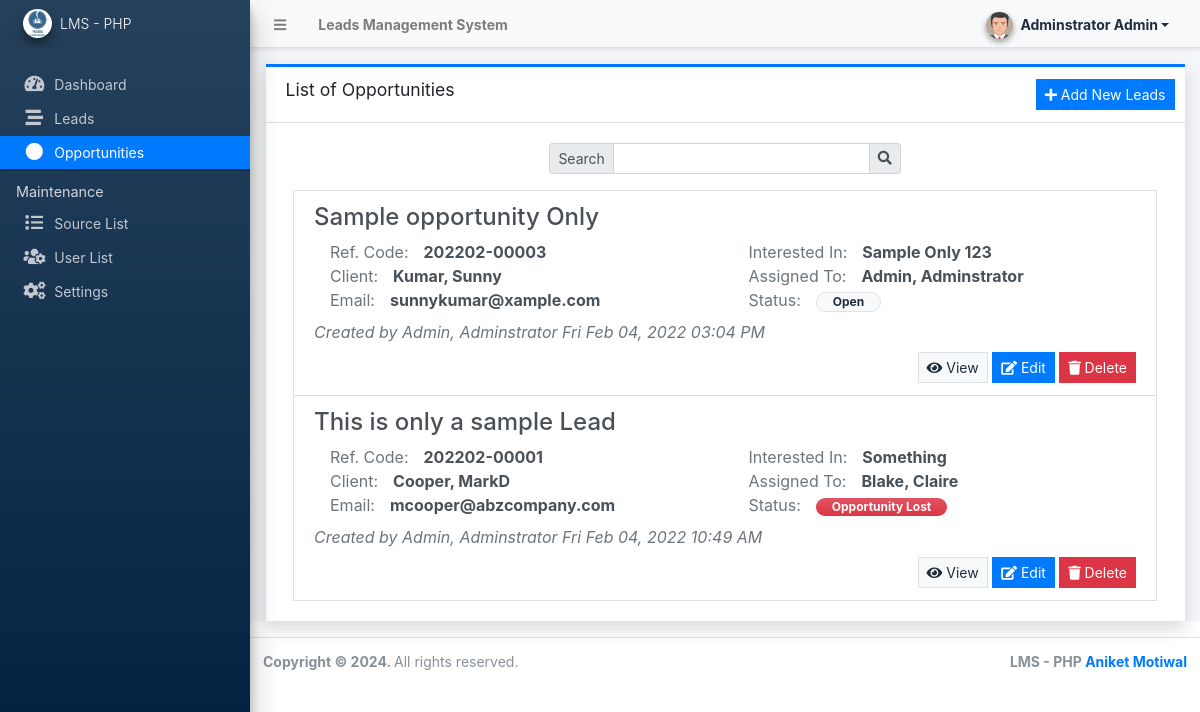
Screenshot of /admin/?page=opportunities (signed in) with the database file from the repository.
### tables this page shows
CREATE TABLE `client_list` (
  `id` int(30) NOT NULL,
  `lead_id` int(30) NOT NULL,
  `firstname` text NOT NULL,
  `middlename` text NOT NULL,
  `lastname` text NOT NULL,
  `gender` varchar(100) NOT NULL,
  `dob` date NOT NULL,
  `contact` text NOT NULL,
  `email` text NOT NULL,
  `address` text NOT NULL,
  `other_info` text DEFAULT NULL,
  `date_created` datetime NOT NULL DEFAULT current_timestamp(),
  `date_updated` datetime DEFAULT NULL ON UPDATE current_timestamp()
);

CREATE TABLE `lead_list` (
  `id` int(30) NOT NULL,
  `code` varchar(100) NOT NULL,
  `source_id` int(30) NOT NULL,
  `interested_in` text NOT NULL,
  `remarks` text NOT NULL,
  `assigned_to` int(30) DEFAULT NULL,
  `user_id` int(30) DEFAULT NULL,
  `status` tinyint(2) NOT NULL DEFAULT 0 COMMENT '0 = New/Prospect,\r\n1 = Open,\r\n2 = Working,\r\n3 = Not a Target,\r\n4 = Disqualified,\r\n5 = Nurture,\r\n6 = Opportunity Created,\r\n7 = Opportunity Lost,\r\n8 = Inactive',
  `in_opportunity` tinyint(1) NOT NULL DEFAULT 0,
  `delete_flag` tinyint(1) NOT NULL DEFAULT 0,
  `date_created` datetime NOT NULL DEFAULT current_timestamp(),
  `date_updated` datetime DEFAULT NULL ON UPDATE current_timestamp()
);

### classes/DBConnection.php (called while the page is built, shortened)
<?php
class DBConnection{
    private $host = DB_SERVER;
    private $username = DB_USERNAME;
    private $password = DB_PASSWORD;
    private $database = DB_NAME;
    public $conn;
    public function __construct(){
        if (!isset($this->conn)) {
            $this->conn = new mysqli($this->host, $this->username, $this->password, $this->database);
        }
    }
}
?>

### classes/SystemSettings.php (called while the page is built, shortened)
<?php
class SystemSettings extends DBConnection{
	function userdata($field = ''){
		if(!empty($field)){
			if(isset($_SESSION['userdata'][$field]))
				return $_SESSION['userdata'][$field];
			else
				return null;
		}else{
			return false;
		}
	}
}
$_settings = new SystemSettings();
?>

### admin/opportunities/index.php (the view, shortened to what this page needs)
<div class="card card-outline card-primary rounded-0 shadow">
	<div class="card-header">
		<h3 class="card-title">List of Opportunities</h3>
		<?php if($_settings->userdata('type') == 1): ?>
		<div class="card-tools">
			<a href="./?page=opportunities/manage_opportunity" class="btn btn-flat btn-sm btn-primary"><span class="fas fa-plus"></span>  Add New Leads</a>
		</div>
		<?php endif; ?>
	</div>
	<div class="card-body">
		<div class="container-fluid">
			<div class="row justify-content-center mb-3">
				<div class="col-lg-5 col-md-6 col-sm-12">
					<div class="input-group input-group-sm">
						<div class="input-group-prepend">
							<span class="input-group-text">Search</span>
						</div>
						<input type="search" id="search" class="form-control">
						<div class="input-group-append">
							<span class="input-group-text"><i class="fa fa-search"></i></span>
						</div>
					</div>
				</div>
			</div>
			<div class="list-group" id="lead-list">
				<?php
				$uwhere = "";
				$users = $conn->query("SELECT id,CONCAT(lastname,', ', firstname, '', COALESCE(middlename,'')) as fullname FROM `users` where id in (SELECT `user_id` FROM `lead_list` where in_opportunity = 1 {$uwhere}) OR id in (SELECT assigned_to FROM `lead_list` where in_opportunity = 1 {$uwhere})");
				$user_arr = array_column($users->fetch_all(MYSQLI_ASSOC),'fullname','id');
				$leads = $conn->query("SELECT l.*,CONCAT(c.lastname,', ', c.firstname, '', COALESCE(c.middlename,'')) as client, c.email FROM `lead_list` l inner join client_list c on c.lead_id = l.id where l.in_opportunity = 1 {$uwhere} order by l.`status` asc, unix_timestamp(l.date_created) asc ");
				while($row = $leads->fetch_assoc()):
				?>
				<div class="list-group-item list-group-item-action list-item rounded-0">
					<h4 class="truncate-1"><?= $row['remarks'] ?></h4>
					<div class="row">
						<div class="col-lg-6 col-sm-12">
							<div class="d-flex">
								<div class="col-auto text-muted pl-3">Ref. Code:</div>
								<div class="col-auto flex-grow-1 flex-shrink-1"><p class="m-0 truncate-1"><b><?= $row['code'] ?></b></p></div>
							</div>
							<div class="d-flex">
								<div class="col-auto text-muted pl-3">Client:</div>
								<div class="col-auto flex-grow-1 flex-shrink-1"><p class="m-0 truncate-1"><b><?= ucwords($row['client']) ?></b></p></div>
							</div>
							<div class="d-flex">
								<div class="col-auto text-muted pl-3">Email:</div>
								<div class="col-auto flex-grow-1 flex-shrink-1"><p class="m-0 truncate-1"><b><?= $row['email'] ?></b></p></div>
							</div>
						</div>
						<div class="col-lg-6 col-sm-12">
							<div class="d-flex">
								<div class="col-auto text-muted pl-3">Interested In:</div>
								<div class="col-auto flex-grow-1 flex-shrink-1"><p class="m-0 truncate-1"><b><?= $row['interested_in'] ?></b></p></div>
							</div>
							<div class="d-flex">
								<div class="col-auto text-muted pl-3">Assigned To:</div>
								<div class="col-auto flex-grow-1 flex-shrink-1"><p class="m-0 truncate-1"><b><?= (isset($user_arr[$row['assigned_to']])) ? ucwords($user_arr[$row['assigned_to']]) : "Not Assigned Yet." ?></b></p></div>
							</div>
							<div class="d-flex">
								<div class="col-auto text-muted pl-3">Status:</div>
								<div class="col-auto flex-grow-1 flex-shrink-1">
									<?php
										switch($row['status']){
											case 1:
												echo '<span class="badge badge-light bg-gradient-light border px-3 rounded-pill">Open</span>';
												break;
											case 7:
												echo '<span class="badge badge-danger bg-gradient-danger px-3 rounded-pill">Opportunity Lost</span>';
												break;
										}
									?>
								</div>
							</div>
						</div>
					</div>
					<span class="text-muted"><em>Created by <?= isset($user_arr[$row['user_id']]) ? ucwords($user_arr[$row['user_id']]) : "N/A" ?> <?= date("D M d, Y h:i A",strtotime($row['date_created'])) ?></em></span>
					<div class="text-right">
						<a class="btn btn-sm btn-flat btn-light border" href="./?page=view_lead&id=<?= $row['id'] ?>"><i class="fa fa-eye"></i> View</a>
						<?php if($_settings->userdata('type') == 1): ?>
						<a class="btn btn-sm btn-flat btn-primary" href="./?page=opportunities/manage_opportunity&id=<?= $row['id'] ?>"><i class="fa fa-edit"></i> Edit</a>
						<a class="btn btn-sm btn-flat btn-danger delete_data" data-id="<?= $row['id'] ?>"><i class="fa fa-trash"></i> Delete</a>
						<?php endif; ?>
					</div>
				</div>
				<?php endwhile; ?>
			</div>
		</div>
	</div>
</div>

### rows the page displays
client_list: lead.remarks "Sample opportunity Only", lead.code "202202-00003", client "Kumar, Sunny", email "sunnykumar@xample.com", lead.interested_in "Sample Only 123", lead.assigned_to "Admin, Adminstrator", shows "Open", lead.user_id "Admin, Adminstrator", lead.date_created "Fri Feb 04, 2022 03:04 PM"
client_list: lead.remarks "This is only a sample Lead", lead.code "202202-00001", client "Cooper, MarkD", email "mcooper@abzcompany.com", lead.interested_in "Something", lead.assigned_to "Blake, Claire", shows "Opportunity Lost", lead.user_id "Admin, Adminstrator", lead.date_created "Fri Feb 04, 2022 10:49 AM"

### other values shown
$_settings->info('name') "Leads Management System"
$_settings->userdata('firstname').' '.$_settings->userdata('lastname') "Adminstrator Admin"
$_settings->info('short_name') "LMS - PHP"
